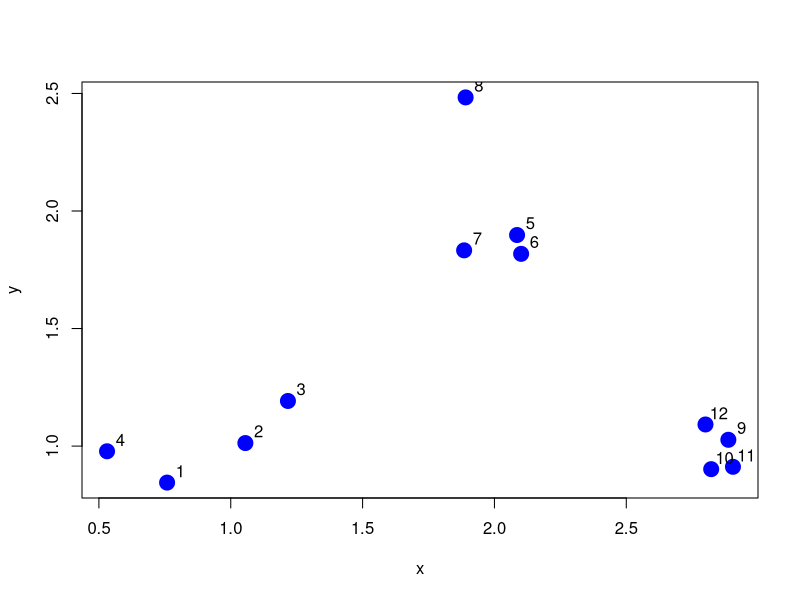
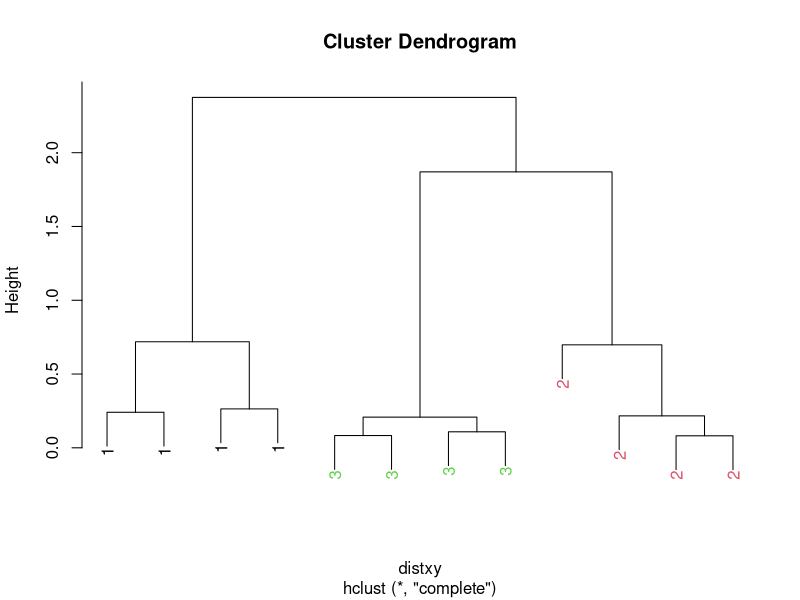
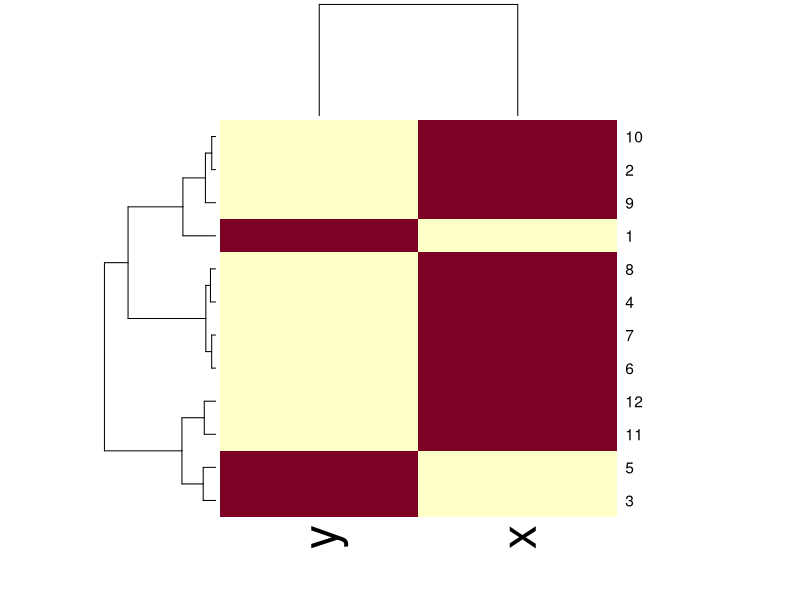
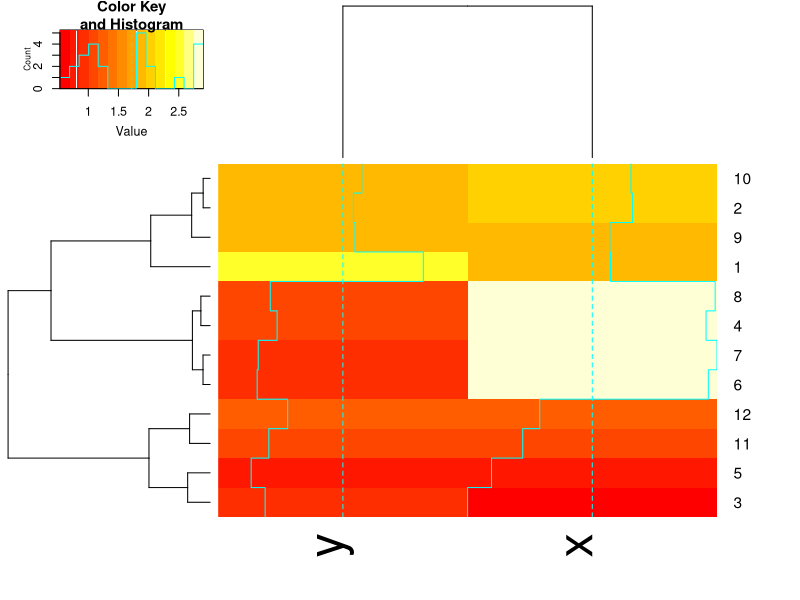
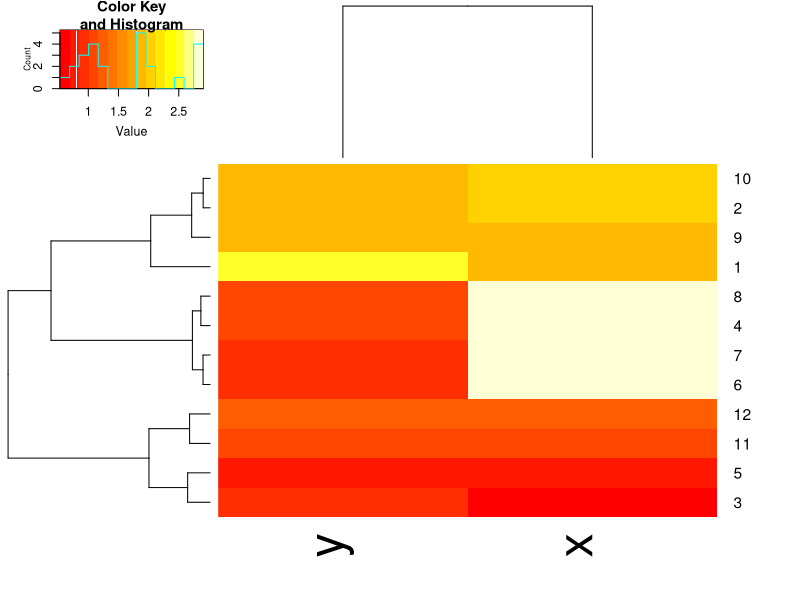
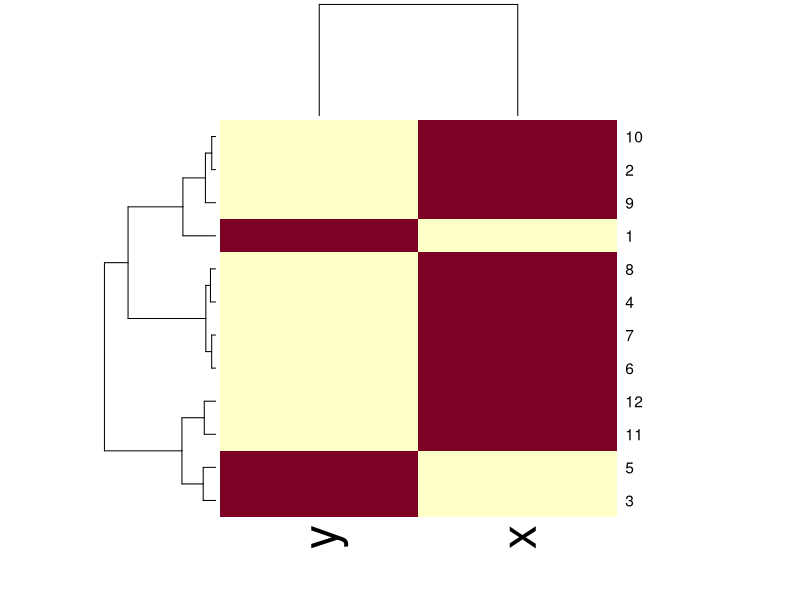

The R script that drew these images, in order:
# Hierarchical Clustering (part 2)

# The myplclust function
myplclust <- function( hclust, lab=hclust$labels, lab.col=rep(1,length(hclust$labels)), hang=0.1,...){
        y <- rep(hclust$height,2)
        x <- as.numeric(hclust$merge)
        y <- y[which(x<0)]
        x <- x[which(x<0)]
        x <- abs(x)
        y <- y[order(x)]
        x <- x[order(x)]
        plot( hclust, labels=FALSE, hang=hang, ... )
        text( x=x, y=y[hclust$order]-(max(hclust$height)*hang), labels=lab[hclust$order], col=lab.col[hclust$order], srt=90, adj=c(1,0.5), xpd=NA, ... )}

# Pretty dendograms
set.seed(1234)
x <- rnorm(12, mean = rep(1:3, each = 4), sd = 0.2)        
y <- rnorm(12, mean = rep(c(1, 2, 1), each = 4), sd = 0.2)
plot(x, y, col = "blue", pch = 19, cex = 2)
text(x + 0.05, y + 0.05, labels = as.character(1:12))

dataFrame <- data.frame(x = x, y = y)
distxy <- dist(dataFrame)
hClustering <- hclust(distxy)
myplclust(hClustering, lab = rep(1:3, each = 4), lab.col = rep(1:3, each = 4))

# heatmap()
dataFrame <- data.frame(x = x, y = y)
set.seed(143)
dataMatrix <- as.matrix(dataFrame)[sample(1:12), ]
dataFrame
dataMatrix
heatmap(dataMatrix) # heatmap runs hierarchical clustering on rows and columns of the table, reorders columns and the rows according to hierarchical clustering algorithm
library(gplots)
heatmap.2(dataMatrix)
heatmap.2(dataMatrix, trace = "none")
heatmap(dataMatrix)
